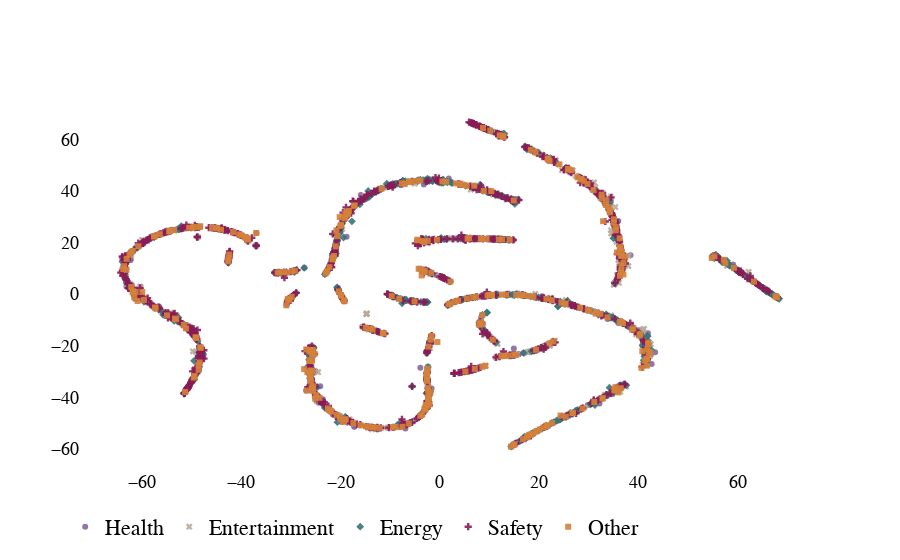

Here is the notebook cell this chart was saved with:
### Code cell
lda.visualize_tf_idf(n_components=2, perplexity=30, early_exaggeration=12.0, learning_rate=100.0, 
                     verbose=1, random_state=0, angle=.5, init='random', filename='domains.pdf', coloring='domains')

### Figure 1 — Plotly figure (JSON) as saved in the notebook; plotly's stock layout.template omitted (floating-point values rounded to 4 significant figures; data arrays with more than 128 entries replaced by an {"elided": "..."} marker saying what was removed)
{"data": [{"marker": {"color": {"elided": "593 str values"}, "size": 6, "symbol": {"elided": "593 int values"}}, "mode": "markers", "name": "Health", "type": "scatter", "x": {"elided": "593 float values"}, "y": {"elided": "593 float values"}}, {"marker": {"color": {"elided": "471 str values"}, "size": 6, "symbol": {"elided": "471 int values"}}, "mode": "markers", "name": "Entertainment", "type": "scatter", "x": {"elided": "471 float values"}, "y": {"elided": "471 float values"}}, {"marker": {"color": {"elided": "626 str values"}, "size": 6, "symbol": {"elided": "626 int values"}}, "mode": "markers", "name": "Energy", "type": "scatter", "x": {"elided": "626 float values"}, "y": {"elided": "626 float values"}}, {"marker": {"color": {"elided": "892 str values"}, "size": 6, "symbol": {"elided": "892 int values"}}, "mode": "markers", "name": "Safety", "type": "scatter", "x": {"elided": "892 float values"}, "y": {"elided": "892 float values"}}, {"marker": {"color": {"elided": "384 str values"}, "size": 6, "symbol": {"elided": "384 int values"}}, "mode": "markers", "name": "Other", "type": "scatter", "x": {"elided": "384 float values"}, "y": {"elided": "384 float values"}}], "layout": {"font": {"color": "black", "family": "serif", "size": 18}, "legend": {"font": {"size": 22}, "orientation": "h", "x": -0.02}, "paper_bgcolor": "rgba(255,255,255,0)", "plot_bgcolor": "rgba(255,255,255,0)", "xaxis": {"gridcolor": "rgba(42, 63, 95,0)", "gridwidth": 1, "showgrid": false, "zerolinecolor": "rgba(42, 63, 95,0)"}, "yaxis": {"gridcolor": "rgba(42, 63, 95,0)", "gridwidth": 1, "showgrid": false, "zerolinecolor": "rgba(42, 63, 95,0)"}}}
